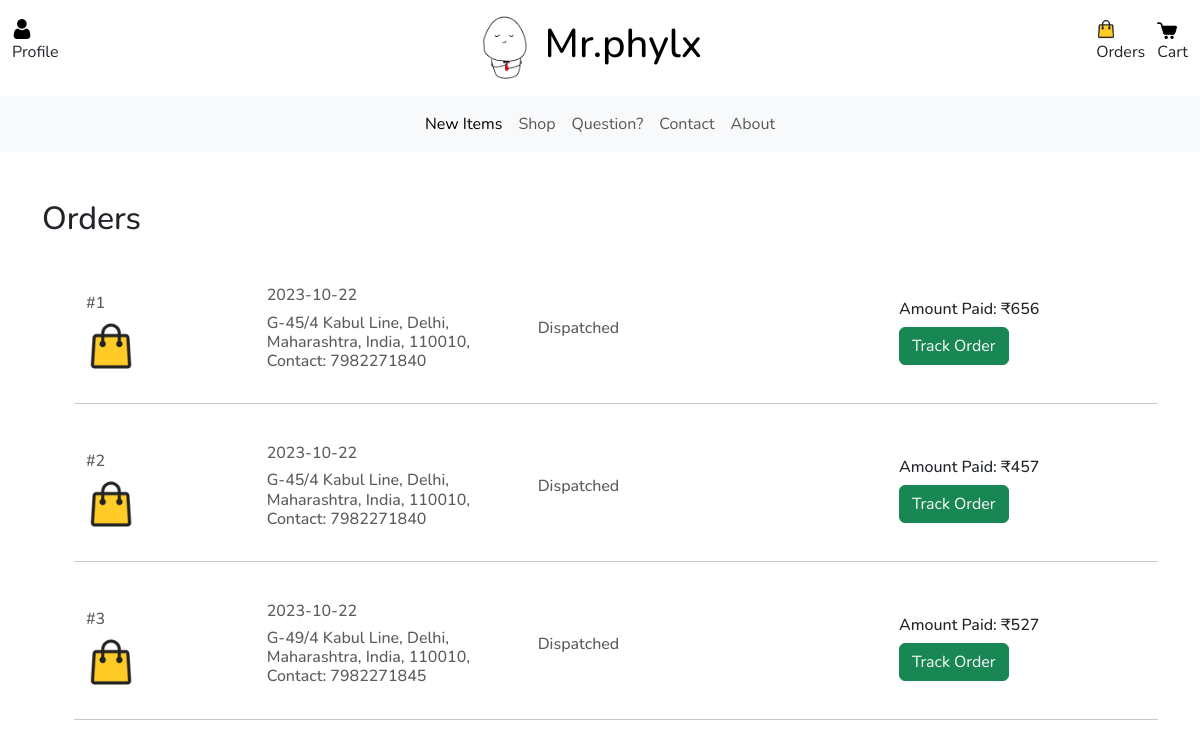
Page /orders (signed in) on the committed database.
### PratyushDoodlesApp/models/UserModel.py (models this page shows, shortened)
class Order(db.Model):
    __tablename__ = 'order'
    id = db.Column(db.Integer, primary_key=True)
    order_date = db.Column(db.Date, nullable=False)
    amount = db.Column(db.Integer, nullable=False)
    status = db.Column(db.String(255), nullable=False)
    user_id = db.Column(db.Integer, db.ForeignKey('user.id'), nullable=False)
    address = db.relationship('Address', backref='of_order', lazy=True, uselist=False)
    order_items = db.relationship('OrderItem', backref='of_order', lazy=True)

class Address(db.Model):
    __tablename__ = 'address'
    id = db.Column(db.Integer, primary_key=True)
    recipient_name = db.Column(db.String(255), nullable=False)
    addressLine1 = db.Column(db.String(255), nullable=False)
    addressLine2 = db.Column(db.String(255), nullable=True)
    city = db.Column(db.String(255), nullable=False)
    state = db.Column(db.String(255), nullable=False)
    pincode = db.Column(db.String(255), nullable=False)
    country = db.Column(db.String(255), nullable=False)
    phone_number = db.Column(db.String(15), nullable=False)
    user_id = db.Column(db.Integer, db.ForeignKey('user.id'), nullable=True)
    order_id = db.Column(db.Integer, db.ForeignKey('order.id'), nullable=True)
    def __repr__(self):
        return f'{self.addressLine1}, {self.city}, {self.state}, {self.country}, {self.pincode}, \n Contact: {self.phone_number}'

### PratyushDoodlesApp/business/home.py (the view)
@home_bp.route('/orders')
def orders():
    user = get_current_user()
    data = {}
    if not user:
        data = {
            'show_error': "Logged out!",
        }
    else:
        orders = user.ger_orders()
        data = {
            'user': user,
            'orders': orders
        }
    return render_template('orders.html', data = data)

### PratyushDoodlesApp/business/util.py (called while the page is built)
def get_current_user():
    user_id = session.get('user_id')
    if user_id:
        return User.query.filter_by(id = user_id).first()
    return None

### PratyushDoodlesApp/models/UserModel.py (called while the page is built)
    def ger_orders(self):
        return self.orders

### PratyushDoodlesApp/templates/orders.html
{% extends 'ui/base_page.html' %}
{% block content %}
<div class="container mt-5 text-left">
    {% if data.orders %}
    <h2>Orders</h2>
    <div class="container mt-5 text-left">
        {% for order in data.orders %}
        <ul>
            {% with order = order %}
                {% include 'ui/order_item.html' %}
            {% endwith %}
        </ul>
    {% endfor %}
    </div>
{% endif %}
</div>
{% endblock content %}

### PratyushDoodlesApp/templates/ui/order_item.html
<div class="row mb-2 d-flex justify-content-between align-items-center">
    <div class="col-md-2 col-lg-2 col-xl-2">
        <h6 class="text-muted">#{{ order.id }}</h6>
        <img src="{{ url_for('static', filename='images/ic_order.png') }}" alt="Product" class="rounded-3 ic-50" />
    </div>
    <div class="col-md-3 col-lg-3 col-xl-3">
        <h6 class="text-muted">{{ order.order_date }}</h6>
        <h6 class="text-muted">{{ order.address }}</h6>
    </div>
    <div class="col-md-3 col-lg-3 col-xl-3">
        <h6 class="text-muted">{{ order.status }}</h6>
    </div>
    <div class="col-md-3 col-lg-3 col-xl-3 offset-lg-1">
        <h6 class="mb-2">Amount Paid: ₹{{ order.amount }}</h6>
        <button class="btn btn-success">Track Order</h6>
    </div>
    <hr class="my-4">
</div>

### PratyushDoodlesApp/static/styles/custom.css (style rules this page uses)
* { margin: 0; padding: 0; box-sizing: border-box; }
body { margin: 0; padding: 0; }
.ic-50 { width: 50px; height: 50px; }

### PratyushDoodlesApp/static/styles/product_card.css (style rules this page uses)
body { background: #ddd; }

### PratyushDoodlesApp/static/styles/defaults.css (style rules this page uses)
* { font-family: 'Nunito', sans-serif; }

### rows in the picture
Order: id "1", order_date "2023-10-22", address "G-45/4 Kabul Line, Delhi, Maharashtra, India, 110010, Contact: 7982271840", status "Dispatched", amount "656"
Order: id "2", order_date "2023-10-22", address "G-45/4 Kabul Line, Delhi, Maharashtra, India, 110010, Contact: 7982271840", status "Dispatched", amount "457"
Order: id "3", order_date "2023-10-22", address "G-49/4 Kabul Line, Delhi, Maharashtra, India, 110010, Contact: 7982271845", status "Dispatched", amount "527"
